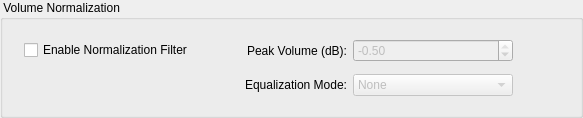
                 <widget class="QGroupBox" name="groupBox_9">
                  <property name="font">
                   <font>
                    <weight>50</weight>
                    <bold>false</bold>
                   </font>
                  </property>
                  <property name="title">
                   <string> Volume Normalization </string>
                  </property>
                  <layout class="QGridLayout" name="gridLayout_26">
                   <item row="0" column="0">
                    <layout class="QGridLayout" name="gridLayout_20">
                     <item row="1" column="1">
                      <widget class="QCheckBox" name="checkBoxNormalizationFilter">
                       <property name="text">
                        <string>Enable Normalization Filter</string>
                       </property>
                      </widget>
                     </item>
                     <item row="1" column="0">
                      <spacer name="horizontalSpacer_25">
                       <property name="orientation">
                        <enum>Qt::Horizontal</enum>
                       </property>
                       <property name="sizeType">
                        <enum>QSizePolicy::Fixed</enum>
                       </property>
                       <property name="sizeHint" stdset="0">
                        <size>
                         <width>10</width>
                         <height>20</height>
                        </size>
                       </property>
                      </spacer>
                     </item>
                     <item row="1" column="6">
                      <spacer name="horizontalSpacer_26">
                       <property name="orientation">
                        <enum>Qt::Horizontal</enum>
                       </property>
                       <property name="sizeType">
                        <enum>QSizePolicy::Fixed</enum>
                       </property>
                       <property name="sizeHint" stdset="0">
                        <size>
                         <width>10</width>
                         <height>20</height>
                        </size>
                       </property>
                      </spacer>
                     </item>
                     <item row="1" column="4">
                      <widget class="QDoubleSpinBox" name="spinBoxNormalizationFilter">
                       <property name="enabled">
                        <bool>false</bool>
                       </property>
                       <property name="minimumSize">
                        <size>
                         <width>160</width>
                         <height>0</height>
                        </size>
                       </property>
                       <property name="minimum">
                        <double>-32.000000000000000</double>
                       </property>
                       <property name="maximum">
                        <double>-0.500000000000000</double>
                       </property>
                       <property name="singleStep">
                        <double>0.500000000000000</double>
                       </property>
                      </widget>
                     </item>
                     <item row="1" column="3">
                      <widget class="QLabel" name="label_6">
                       <property name="text">
                        <string>Peak Volume (dB):</string>
                       </property>
                       <property name="alignment">
                        <set>Qt::AlignRight|Qt::AlignTrailing|Qt::AlignVCenter</set>
                       </property>
                      </widget>
                     </item>
                     <item row="0" column="1" colspan="5">
                      <spacer name="verticalSpacer_11">
                       <property name="orientation">
                        <enum>Qt::Vertical</enum>
                       </property>
                       <property name="sizeType">
                        <enum>QSizePolicy::Fixed</enum>
                       </property>
                       <property name="sizeHint" stdset="0">
                        <size>
                         <width>20</width>
                         <height>8</height>
                        </size>
                       </property>
                      </spacer>
                     </item>
                     <item row="4" column="1" colspan="5">
                      <spacer name="verticalSpacer_12">
                       <property name="orientation">
                        <enum>Qt::Vertical</enum>
                       </property>
                       <property name="sizeType">
                        <enum>QSizePolicy::Fixed</enum>
                       </property>
                       <property name="sizeHint" stdset="0">
                        <size>
                         <width>20</width>
                         <height>8</height>
                        </size>
                       </property>
                      </spacer>
                     </item>
                     <item row="3" column="4">
                      <widget class="QComboBox" name="comboBoxNormalizationMode">
                       <property name="enabled">
                        <bool>false</bool>
                       </property>
                       <property name="currentIndex">
                        <number>0</number>
                       </property>
                       <item>
                        <property name="text">
                         <string>None</string>
                        </property>
                       </item>
                       <item>
                        <property name="text">
                         <string>Peak Level</string>
                        </property>
                       </item>
                       <item>
                        <property name="text">
                         <string>RMS Level</string>
                        </property>
                       </item>
                      </widget>
                     </item>
                     <item row="1" column="5">
                      <spacer name="horizontalSpacer_27">
                       <property name="orientation">
                        <enum>Qt::Horizontal</enum>
                       </property>
                       <property name="sizeHint" stdset="0">
                        <size>
                         <width>40</width>
                         <height>20</height>
                        </size>
                       </property>
                      </spacer>
                     </item>
                     <item row="3" column="3">
                      <widget class="QLabel" name="label_19">
                       <property name="text">
                        <string>Equalization Mode:</string>
                       </property>
                       <property name="alignment">
                        <set>Qt::AlignRight|Qt::AlignTrailing|Qt::AlignVCenter</set>
                       </property>
                      </widget>
                     </item>
                     <item row="1" column="2">
                      <spacer name="horizontalSpacer_28">
                       <property name="orientation">
                        <enum>Qt::Horizontal</enum>
                       </property>
                       <property name="sizeHint" stdset="0">
                        <size>
                         <width>40</width>
                         <height>20</height>
                        </size>
                       </property>
                      </spacer>
                     </item>
                     <item row="2" column="1" colspan="5">
                      <spacer name="verticalSpacer_31">
                       <property name="orientation">
                        <enum>Qt::Vertical</enum>
                       </property>
                       <property name="sizeType">
                        <enum>QSizePolicy::Fixed</enum>
                       </property>
                       <property name="sizeHint" stdset="0">
                        <size>
                         <width>20</width>
                         <height>6</height>
                        </size>
                       </property>
                      </spacer>
                     </item>
                    </layout>
                   </item>
                  </layout>
                 </widget>
